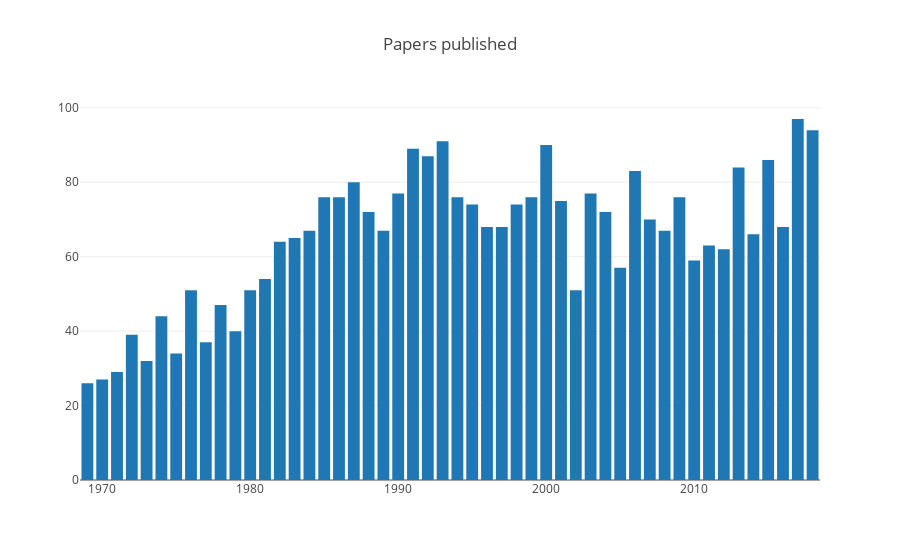

Source (notebook cell):
### Markdown cell above
# Basic statistics

### Code cell
data = ijhcs.groupby('year')['paperid'].count().reset_index()

trace = go.Bar(x=data['year'],
               y=data['paperid'])

layout = go.Layout(title='Papers published')

fig = go.Figure(data=[trace], layout=layout)
plotly.offline.iplot(fig)
# fig['layout']['font'] = dict(size=20)
pio.write_image(fig, 'reports/images/ijhcs_papers.png')

### Figure 1 — Plotly figure (JSON) as saved in the notebook; plotly's stock layout.template omitted (floating-point values rounded to 4 significant figures)
{"data": [{"type": "bar", "uid": "80a460e6-ba0e-4639-819d-4e5c819cfe2b", "x": [1969, 1970, 1971, 1972, 1973, 1974, 1975, 1976, 1977, 1978, 1979, 1980, 1981, 1982, 1983, 1984, 1985, 1986, 1987, 1988, 1989, 1990, 1991, 1992, 1993, 1994, 1995, 1996, 1997, 1998, 1999, 2000, 2001, 2002, 2003, 2004, 2005, 2006, 2007, 2008, 2009, 2010, 2011, 2012, 2013, 2014, 2015, 2016, 2017, 2018], "y": [26, 27, 29, 39, 32, 44, 34, 51, 37, 47, 40, 51, 54, 64, 65, 67, 76, 76, 80, 72, 67, 77, 89, 87, 91, 76, 74, 68, 68, 74, 76, 90, 75, 51, 77, 72, 57, 83, 70, 67, 76, 59, 63, 62, 84, 66, 86, 68, 97, 94]}], "layout": {"title": {"text": "Papers published"}}}
